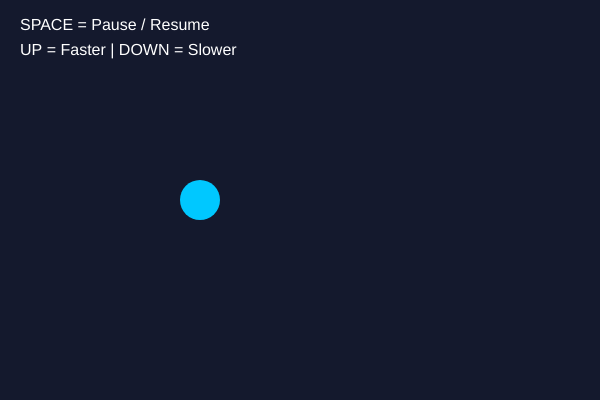
Frame 1 (no input)
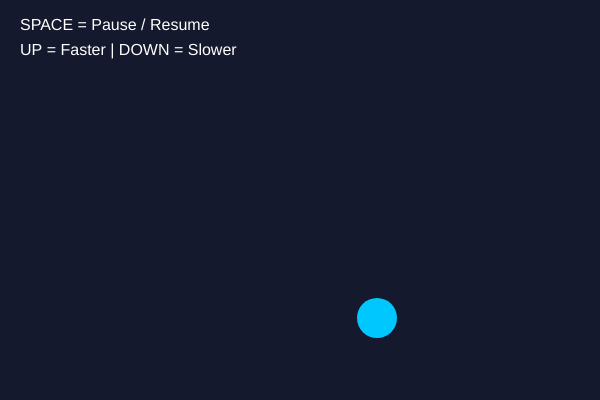
Frame 60 (no input)
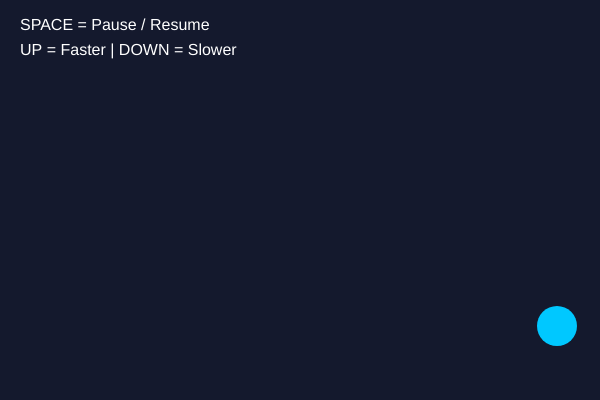
Frame 120 (the mouse pressed at the canvas centre since frame 60)

The p5.js sketch that drew these frames (run headless with seeded random() and noise() and a simulated clock; from frame 60 on, the mouse is pressed at the canvas centre):

// p5.js sketch
// ── sketch.js

let ballX = 200;
let ballY = 200;

let ballSize = 40;

let speedX = 3;
let speedY = 2;

let paused = false;

function setup() {
    createCanvas(600, 400);
}

function draw() {
    background(20, 25, 45);

    fill(0, 200, 255);
    noStroke();
    circle(ballX, ballY, ballSize);

    if (!paused) {
        ballX += speedX;
        ballY += speedY;
    }

    if (ballX > width - ballSize / 2 || ballX < ballSize / 2) {
        speedX *= -1;
    }

    if (ballY > height - ballSize / 2 || ballY < ballSize / 2) {
        speedY *= -1;
    }

    fill(255);
    textSize(16);
    text("SPACE = Pause / Resume", 20, 30);
    text("UP = Faster | DOWN = Slower", 20, 55);
}

function keyPressed() {
    if (key === ' ') {
        paused = !paused;
    }

    if (keyCode === UP_ARROW) {
        speedX *= 1.2;
        speedY *= 1.2;
    }

    if (keyCode === DOWN_ARROW) {
        speedX *= 0.8;
        speedY *= 0.8;
    }
}
